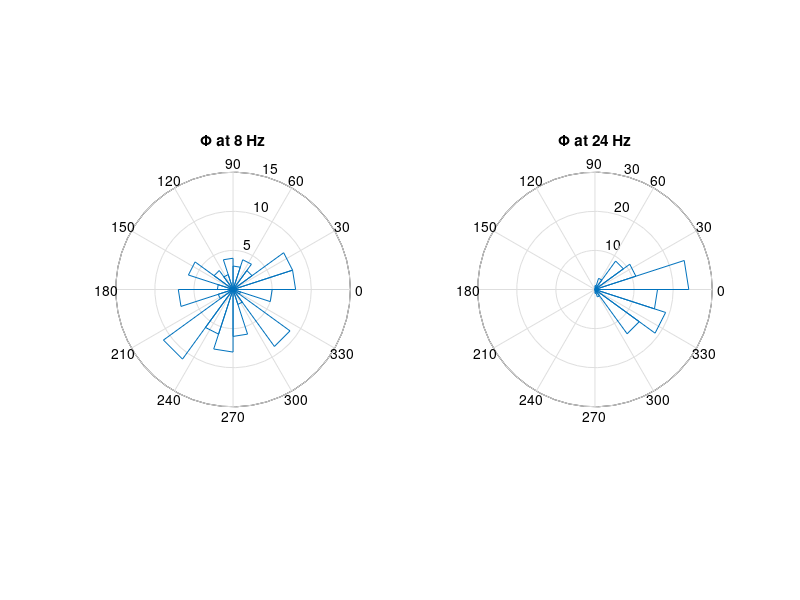

This chart was generated by the following MATLAB code: (Note: this script raises an error after producing the figure.)
%% Chapter 5, Step 1.

load('Ch5-ECoG-1.mat')	%Load the ECoG data.
%... and plot one trial from each electrode.
plot(t,E1(1,:), 'b', 'LineWidth', 2)
hold on
plot(t,E2(1,:), 'r', 'LineWidth', 2)
hold off
xlabel('Time [s]');
ylabel('Voltage [mV]')

ntrials = size(E1,1);		%Define the number of trials,
imagesc(t,(1:ntrials),E1);	%... image all of the data,
xlabel('Time [s]')			%... and label the axes.
ylabel('Trial #')

%% Chapter 5, Step 2.

load('Ch5-ECoG-1.mat')	%Load the ECoG data.
dt = t(2)-t(1);			%Define the sampling interval.
K = size(E1,1);			%Define the # of trials.
nlags = 100;			%Define the max # of +/- lags.
ac = zeros(1,2*nlags+1);%Declare empty vector for autocov.

for k=1:K				%For each trial,
 x = E1(k,:)-mean(E1(k,:));			%...subtract the mean,
 [ac0,lags]=xcorr(x,100,'biased');	%... compute autocovar,
 ac = ac + ac0/K;		%...and add to total, scaled by 1/K.
end
plot(lags*dt,ac)		%Plot autocovar vs lags in time.
xlabel('Lag [s]')		%Label the axes.
ylabel('Autocovariance');

load('Ch5-ECoG-1.mat')				%Load the ECoG data.
dt = t(2)-t(1);						%Define sampling interval.
x = E1(1,:) - mean(E1(1,:));		%Define one time series,
y = E2(1,:) - mean(E2(1,:));		%... and another.
[xc,lags]=xcorr(x,y,100,'biased');	%Compute trial 1 cross cov.
plot(lags*dt,xc)					%Plot cov vs lags in time.
xlabel('Lag [s]')					%... with axes labelled.
ylabel('Cross covariance');

load('Ch5-ECoG-1.mat')		%Load the ECoG data.
K = size(E1,1);				%Define the number of trials.
dt = t(2)-t(1);				%Define the sampling interval.
maxlags = 100;				%Define variable with max lags.

XC = zeros(K,2*maxlags+1);	%Create variable to store cross cov.
for k=1:K					%For each trial ...
    x=E1(k,:)-mean(E1(k,:));%...get data from one electrode,
    y=E2(k,:)-mean(E2(k,:));%...and the other electrode,
    [xc0]=xcorr(x,y,maxlags,'biased');%...compute cross cov,
    XC(k,:) = xc0;			%...and store result.
end
XC = mean(XC,1);            %Average cross cov over trials.

%Plot trial-averaged cross cov vs lags in units of time,
plot((-maxlags:maxlags)*dt,XC)
xlabel('Lag [s]')            %... with axes labelled.
ylabel('Trial-averaged cross covariance');

%% Chapter 5, Step 3.

load('Ch5-ECoG-1.mat')		%Load the ECoG data.
K = size(E1,1);				%Define the number of trials.
N = size(E1,2);				%Define the number of time indices.
dt = t(2)-t(1);				%Define the sampling interval.
T  = t(end);				%Define the duration of data.

Sxx = zeros(K,N);		%Create variable to store each spectrum.
for k=1:K					%For each trial,
    x = E1(k,:);			%... get the data,
    xf  = fft(x-mean(x));	%... compute Fourier transform,
    Sxx(k,:) = 2*dt^2/T *(xf.*conj(xf));%... compute spectrum.
end
Sxx = Sxx(:,1:N/2+1);		%Ignore negative frequencies.
Sxx = mean(Sxx,1);			%Average spectra over trials.

df = 1/max(T);				%Define frequency resolution,
fNQ = 1/dt/2;				%... and Nyquist frequency.
faxis = (0:df:fNQ);			%... to construct frequency axis.

plot(faxis, 10*log10(Sxx))	%Plot power in decibels vs frequency,
xlim([0 100]);				%... in select frequency range,
ylim([-50 0])				%... in select power range,
xlabel('Frequency [Hz]')	%... with axes labelled.
ylabel('Power [ mV^2/Hz]')

%% Chapter 5, Step 4.

load('Ch5-ECoG-1.mat')	%Load the ECoG data.
K = size(E1,1);			%Define the number of trials.
N = size(E1,2);			%Define the number of indices per trial.
dt = t(2)-t(1);			%Define the sampling interval.
T  = t(end); 			%Define the duration of data.

Sxx = zeros(K,N);		%Create variables to save the spectra,
Syy = zeros(K,N);
Sxy = zeros(K,N);
for k=1:K				%... and compute spectra for each trial.
    x=E1(k,:)-mean(E1(k,:));
    y=E2(k,:)-mean(E2(k,:));
    Sxx(k,:) = 2*dt^2/T * (fft(x) .* conj(fft(x)));
    Syy(k,:) = 2*dt^2/T * (fft(y) .* conj(fft(y)));
    Sxy(k,:) = 2*dt^2/T * (fft(x) .* conj(fft(y)));
end

Sxx = Sxx(:,1:N/2+1);	%Ignore negative frequencies.
Syy = Syy(:,1:N/2+1);
Sxy = Sxy(:,1:N/2+1);

Sxx = mean(Sxx,1);		%Average the spectra across trials.
Syy = mean(Syy,1);
Sxy = mean(Sxy,1);		%... and compute the coherence.
cohr = abs(Sxy) ./ (sqrt(Sxx) .* sqrt(Syy));

df = 1/max(T);			%Determine the frequency resolution.
fNQ = 1/dt/2;			%Determine the Nyquist frequency,
faxis = (0:df:fNQ);		%... and construct frequency axis.

plot(faxis, cohr);		%Plot coherence vs frequency,
xlim([0 50])			%... in chosen frequency range,
ylim([0 1])
xlabel('Frequency [Hz]')%... with axes labelled.
ylabel('Coherence')

%% Chapter 5, Step 5.

load('Ch5-ECoG-1.mat')	%Load the ECoG data.
K = size(E1,1);			%Define the number of trials.
N = size(E1,2);			%Define the number of indices per trial.
dt = t(2)-t(1);			%Define the sampling interval.
T  = t(end); 			%Define the duration of data.

df = 1/max(T);			%Determine the frequency resolution.
fNQ = 1/dt/2;			%Determine the Nyquist frequency,
faxis = (0:df:fNQ);		%... and construct frequency axis..

j8 = find(faxis == 8);	%Determine index j for frequency 8 Hz.
j24= find(faxis == 24);	%Determine index j for frequency 24 Hz.

phi8=zeros(K,1);		%Variables to hold phase differences.
phi24=zeros(K,1);

for k=1:K				%For each trial, compute cross spectrum, 
    Sxy = fft(E1(k,:)).*conj(fft(E2(k,:)));
    phi8(k)  = angle(Sxy(j8));	%... and the phases.
    phi24(k) = angle(Sxy(j24));
end

subplot(1,2,1)			%Display the phase differences.
rose(phi8);   title('\Phi at 8 Hz')
subplot(1,2,2)
rose(phi24);  title('\Phi at 24 Hz')

%% Chapter 5, Problem 8.

T = 10;             %Define total duration of data,
dt = 0.001;         %... sampling interval,
N = T/dt;           %... and # pts in data.
x = randn(N,1);     %Generate Gaussian noise data,
y = randn(N,1);     %... and another Gaussian noise data.

TW = 20;				%Choose time-bandwidth product of 20.
ntapers = 2*TW-1;		%...which sets the # of tapers.
params.Fs = 1/dt;		%Define frequency resolution,
params.tapers = [TW,ntapers];%...time-band product,# tapers.
params.pad = -1;		%Specify no zero padding,
						%... and compute the coherence.
[C,phi,S12,S1,S2,f]=coherencyc(x, y, params);

plot(f,C)				%Plot the coherence vs frequency,
ylim([0 1])				%... set the vertical axis,
xlabel('Frequency [Hz]')%... and label the axes.
ylabel('Coherence')
